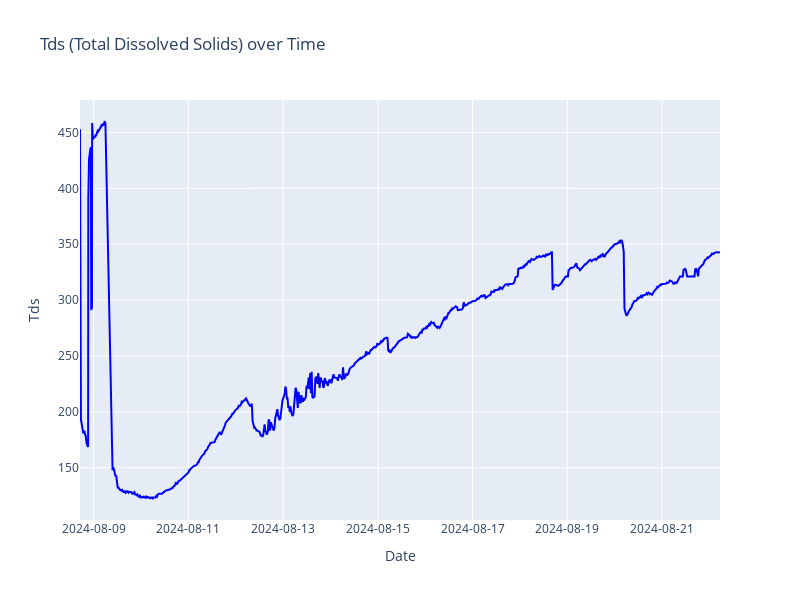

The code cell stored with this chart in its notebook:
### Code cell
fig1 = go.Figure()


fig1.add_trace(go.Scatter(x=df['ts'], y=df['Tds'], mode='lines', name='Tds', line=dict(color='blue')))


fig.add_annotation(
    x=row['ts'], 
    y=row['temperature'],
    text=f"Lat: {df['latitude']}, Lon: {df['longitude']}",
    font=dict(color='black', size=10)
)


fig1.update_layout(
    title='Tds (Total Dissolved Solids) over Time',
    xaxis_title='Date',
    yaxis_title='Tds',
    xaxis_tickformat='%Y-%m-%d',
    height=600,
    width=800
)

# Show the figure
fig1.show()

### Figure 1 — Plotly figure (JSON) as saved in the notebook; plotly's stock layout.template omitted (floating-point values rounded to 4 significant figures; data arrays with more than 128 entries replaced by an {"elided": "..."} marker saying what was removed)
{"data": [{"line": {"color": "blue"}, "mode": "lines", "name": "Tds", "type": "scatter", "x": {"elided": "962 str values"}, "y": {"elided": "962 float values"}}], "layout": {"height": 600, "title": {"text": "Tds (Total Dissolved Solids) over Time"}, "width": 800, "xaxis": {"tickformat": "%Y-%m-%d", "title": {"text": "Date"}}, "yaxis": {"title": {"text": "Tds"}}}}
